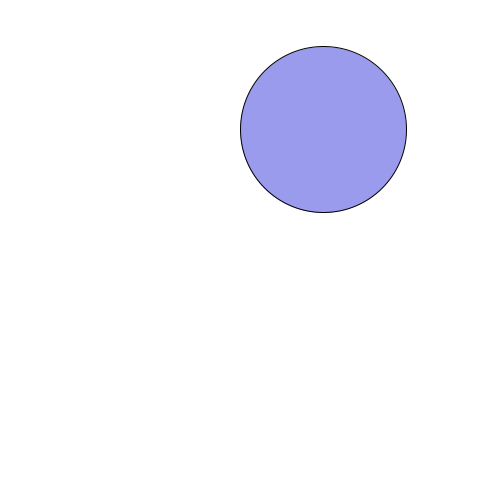
Frame 1 (no input)
Frame 60 (the mouse pressed at the canvas centre just before this capture): identical to frame 1, image omitted
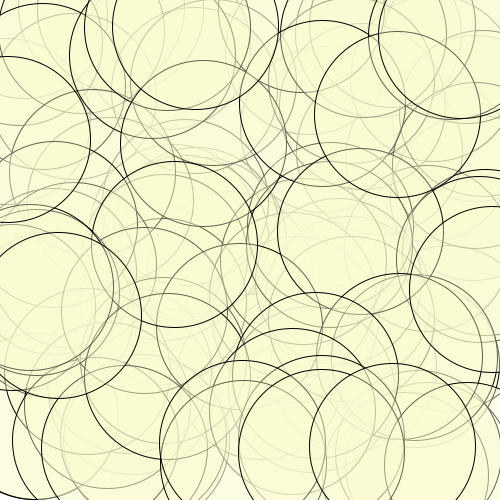
Frame 120 (the mouse held since frame 60 and released just before this capture)

The Processing sketch that drew these frames (run headless with seeded random() and noise(); from frame 60 on, the mouse is pressed at the canvas centre):

// Processing sketch: processing_60505
// ── processing_60505.pde

//Diana Chen
//cdiana@cmu.edu

float[] horizontal = new float[200]; //set array for x values up to 200
float[] vertical = new float[200]; // set array for y values up to 200
  
void setup() {
  size(500, 500);
  smooth();
    
  for (int i=0; i < horizontal.length; i++) { //upon each setup, set the starting ellipse at a random place
    horizontal[i] = random(width); // random number between 0 and width
    vertical[i] = random(height); // random number between 0 and height
  }
}
  
void draw() {
  background(255);
    
  int numObject = int(map(mouseY, 0, height, 1, horizontal.length)); // change number of ellipses based on horizontal position
    
  fill(mouseX, mouseY, 210, 100); // change fill color based on mouse position 
    
  for (int i=0; i < numObject; i++) {
    pushMatrix();
      translate(horizontal[i], vertical[i]);
      ellipse(0, 0, width/3, height/3);
    popMatrix();
  }
}
